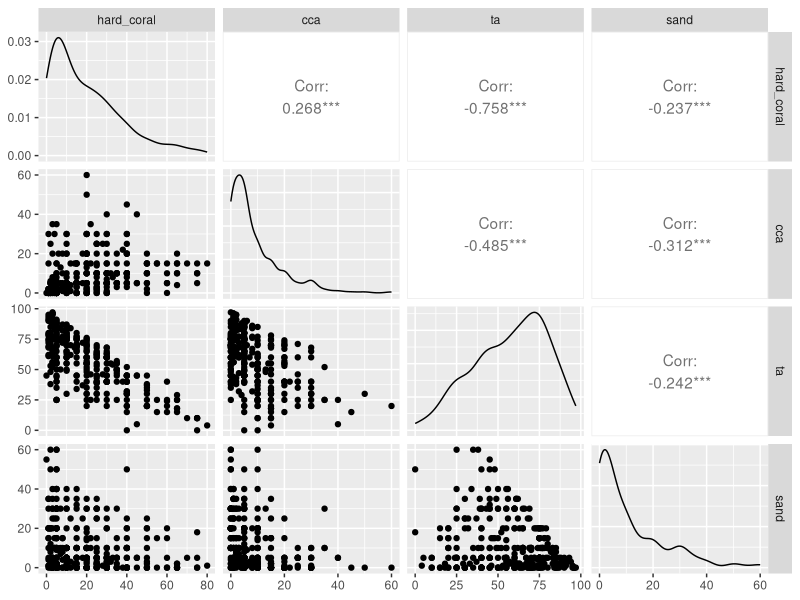
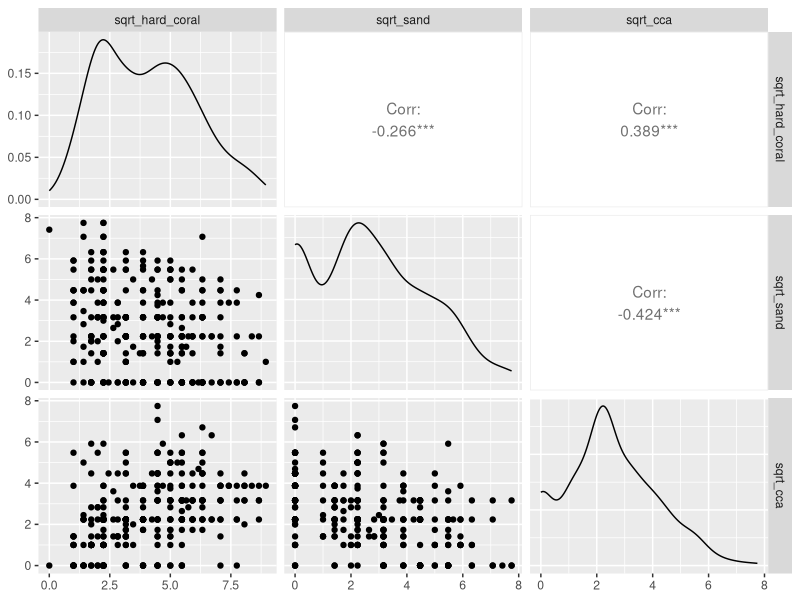
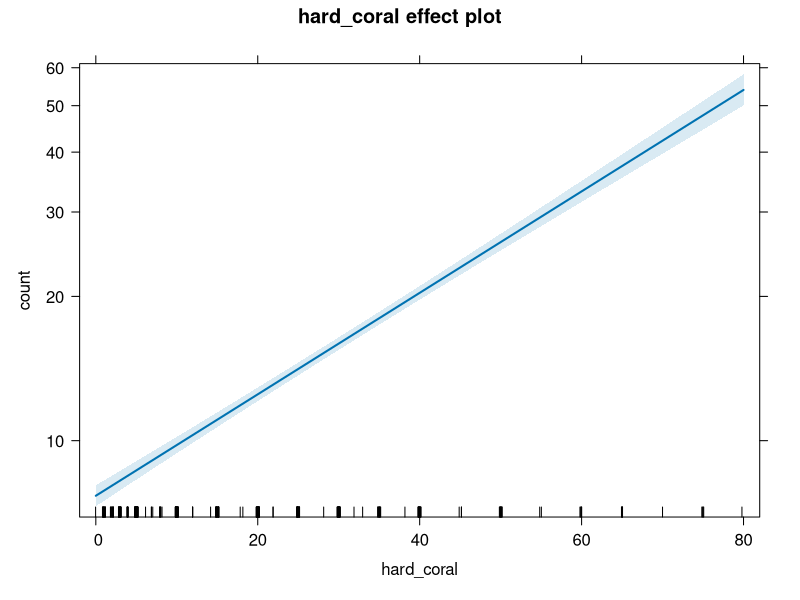
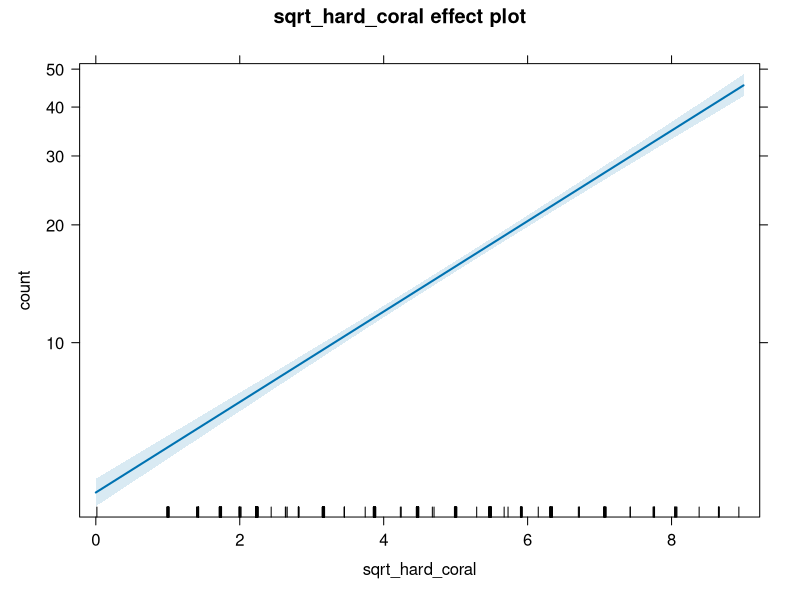
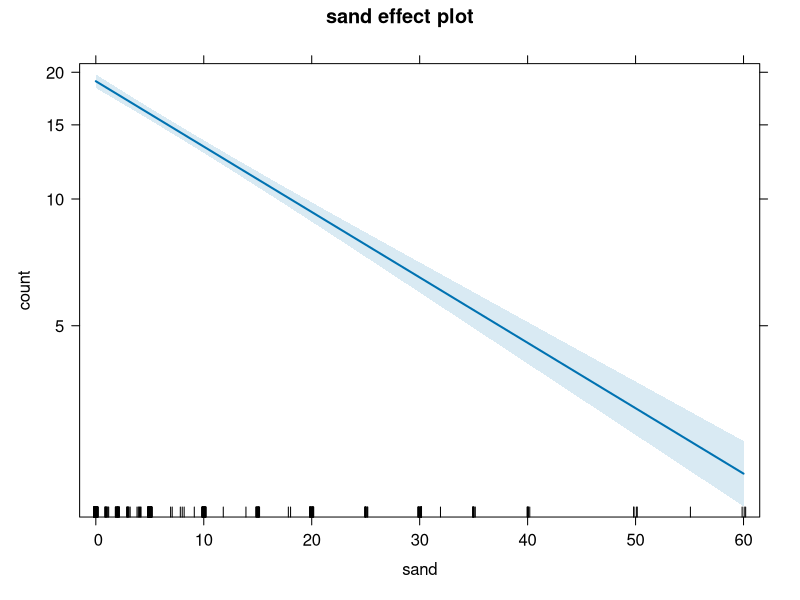
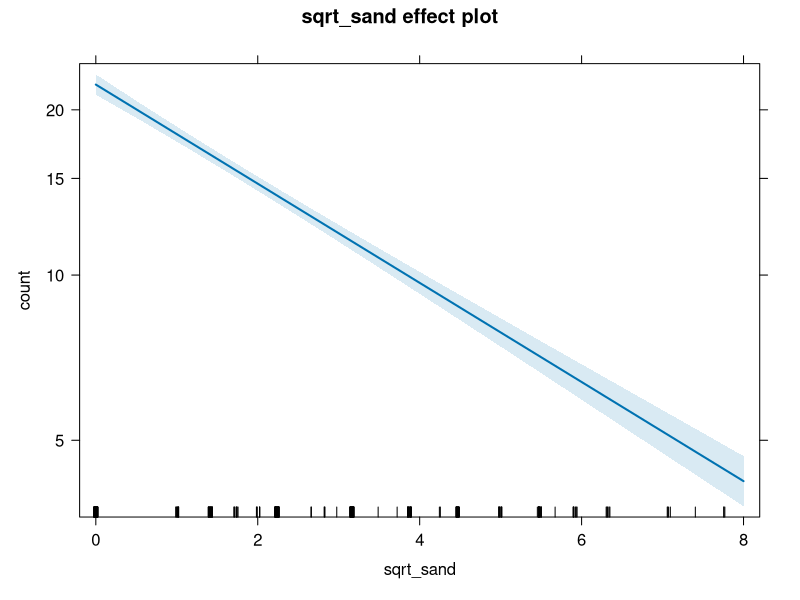
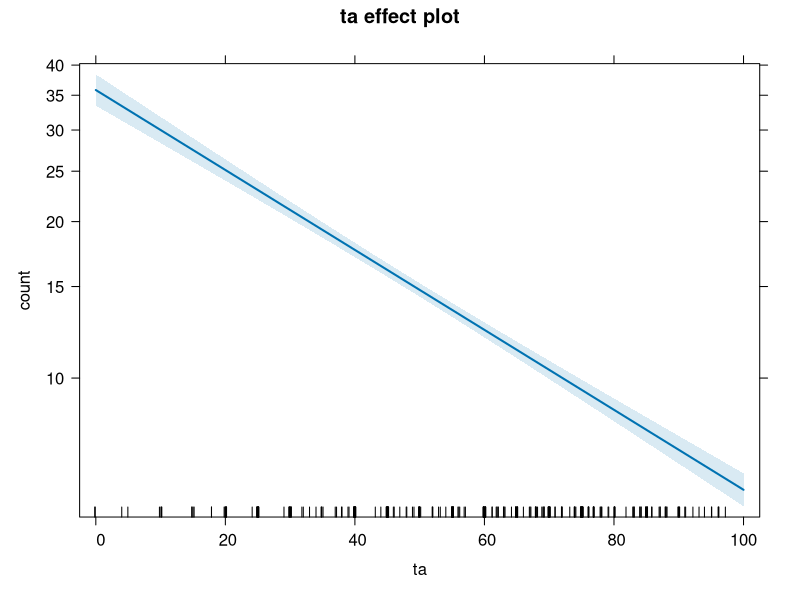
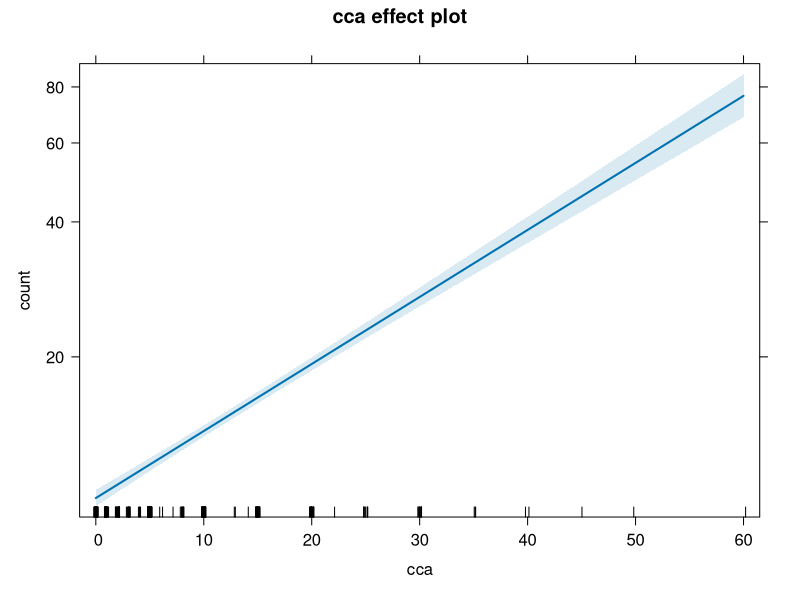

Reproduce these figures in R, in order.
## ---- chunk 1
library(tidyverse)
library(GGally)
library(effects)
library(MASS)

fish <- read_csv('data/CRCP_fish.csv')
## ---- chunk 2
compare_var <- ggpairs(fish, columns = c(17,20,21,22))
compare_var
## ---- chunk 3
fish <- fish %>%
  mutate(sqrt_hard_coral = sqrt(hard_coral),
         sqrt_sand = sqrt(sand),
         sqrt_cca = sqrt(cca))
## ---- chunk 4
compare_sqrt_var <- ggpairs(fish, columns = 48:50)
compare_sqrt_var
## ---- chunk 5
# hard_coral
glm_hard_coral <- glm(count ~ hard_coral, family = poisson, data = fish)
summary(glm_hard_coral) # hard_coral sig pos effect

glm_hard_coral_sqrt <- glm(count ~ sqrt_hard_coral, family = poisson,
                           data = fish)
summary(glm_hard_coral_sqrt) # sqrt hard_coral sig pos effect

# sand
glm_sand <- glm(count ~ sand, family = poisson, data = fish)
summary(glm_sand) # sand sig neg effect

glm_sand_sqrt <- glm(count ~ sqrt_sand, family = poisson,
                           data = fish)
summary(glm_sand_sqrt) # sqrt sand sig neg effect

# cca
glm_cca <- glm(count ~ cca, family = poisson, data = fish)
summary(glm_cca) # cca sig pos effect

glm_cca_sqrt <- glm(count ~ sqrt_cca, family = poisson,
                           data = fish)
summary(glm_cca_sqrt) # sqrt cca sig pos effect

# ta - not transformed
glm_ta <- glm(count ~ ta, family = poisson, data = fish)
summary(glm_ta) # ta sig neg effect
## ---- chunk 6
# make function for calculating dispersion
dispersion = function(model) {
  sum(residuals(model, type = "pearson")^2) / df.residual(model)
}

# calculate degree of dispersion for each model
dispersion(glm_hard_coral)
dispersion(glm_hard_coral_sqrt)
dispersion(glm_sand)
dispersion(glm_sand_sqrt)
dispersion(glm_ta)
dispersion(glm_cca)
dispersion(glm_cca_sqrt)
## ---- chunk 7
anova(glm_hard_coral)
anova(glm_hard_coral_sqrt)
anova(glm_sand)
anova(glm_sand_sqrt)
anova(glm_ta)
anova(glm_cca)
anova(glm_cca_sqrt)
## ---- chunk 8
plot(allEffects(glm_hard_coral))
plot(allEffects(glm_hard_coral_sqrt))
plot(allEffects(glm_sand))
plot(allEffects(glm_sand_sqrt))
plot(allEffects(glm_ta))
plot(allEffects(glm_cca))
plot(allEffects(glm_cca_sqrt))
## ---- chunk 9
# hard_coral
glm_hard_coral <- glm.nb(count ~ hard_coral, data = fish)
summary(glm_hard_coral) # hard_coral sig pos effect

glm_hard_coral_sqrt <- glm.nb(count ~ sqrt_hard_coral, data = fish)
summary(glm_hard_coral_sqrt) # sqrt hard_coral sig pos effect

# sand
glm_sand <- glm.nb(count ~ sand, data = fish)
summary(glm_sand) # sand sig neg effect

glm_sand_sqrt <- glm.nb(count ~ sqrt_sand, data = fish)
summary(glm_sand_sqrt) # sqrt sand sig neg effect

# cca
glm_cca <- glm.nb(count ~ cca, data = fish)
summary(glm_cca) # cca sig pos effect

glm_cca_sqrt <- glm.nb(count ~ sqrt_cca, data = fish)
summary(glm_cca_sqrt) # sqrt cca sig pos effect

# ta - not transformed
glm_ta <- glm.nb(count ~ ta, data = fish)
summary(glm_ta) # ta sig neg effect
## ---- chunk 10
dispersion(glm_hard_coral)
dispersion(glm_hard_coral_sqrt)
dispersion(glm_sand)
dispersion(glm_sand_sqrt)
dispersion(glm_ta)
dispersion(glm_cca)
dispersion(glm_cca_sqrt)
## ---- chunk 11
anova(glm_hard_coral)
anova(glm_hard_coral_sqrt)
anova(glm_sand)
anova(glm_sand_sqrt)
anova(glm_ta)
anova(glm_cca)
anova(glm_cca_sqrt)
## ---- chunk 12
plot(allEffects(glm_hard_coral))
plot(allEffects(glm_hard_coral_sqrt))
plot(allEffects(glm_sand))
plot(allEffects(glm_sand_sqrt))
plot(allEffects(glm_ta))
plot(allEffects(glm_cca))
plot(allEffects(glm_cca_sqrt))
## ---- chunk 13
glm_full <- glm.nb(count ~ hard_coral + sand + cca + ta, data = fish)
summary(glm_full) # hard_coral sig pos, cca sig pos, ta sig pos
## ---- chunk 14
dispersion(glm_full)
anova(glm_full)
plot(allEffects(glm_full))
